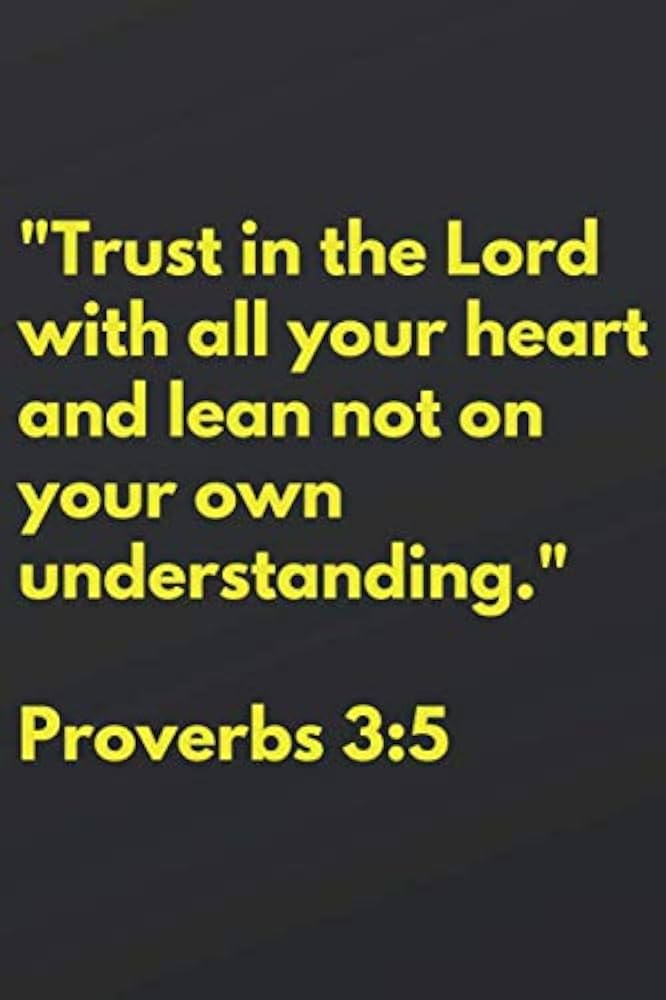
#> input picture sample_image/41Zlh-p6ooL._AC_UF1000,1000_QL80_.jpg, 666 x 1000 px, found by its file name; its folder holds only this picture in this run
$ python main.py
#> lines starting #> are read from the running program, lines starting #| are printed output that depends on the picture; after the words box and inside, x2 and y2 are one past the last pixel; in counts of white or black regions, pixels touching at a corner belong together
import os
import requests
from PIL import Image
import cv2
import pytesseract
import re
from tqdm import tqdm
from urllib.parse import urlparse, unquote


def get_image_name_from_url(url):
    parsed_url = urlparse(url)
    image_name = os.path.basename(parsed_url.path)
    image_name= unquote(image_name)
    if not os.path.splitext(image_name)[1]:
        image_name += '.png'
    return image_name


sample_path = r'/home/nazk33r/Documents/Opencv/Optical_Charcter_Recognition_Using_Pytessseract/sample_image/'
sample_output_path =r'/home/nazk33r/Documents/Opencv/Optical_Charcter_Recognition_Using_Pytessseract/sample_text/'
if not os.path.exists(sample_path):
    os.makedirs(sample_path)

image_url = str(input("Please enter a sample image URL:\n"))
#> the answer given: sample_image/41Zlh-p6ooL._AC_UF1000,1000_QL80_.jpg
image_name = get_image_name_from_url(image_url)
sample_image_path = os.path.join(sample_path, image_name)

if not os.path.exists(sample_image_path):
    try:
        response = requests.get(image_url, stream=True)

        total_size = int(response.headers.get('content-length', 0))
        if response.status_code == 200:
            with open(sample_image_path, 'wb') as f:
                with tqdm(
                    desc='Downloading sample image',
                    total=total_size,
                    unit='B',
                    unit_scale=True,
                    unit_divisor=1024,
                ) as bar:
                    for data in response.iter_content(chunk_size=1024):
                        size = f.write(data)
                        bar.update(size)
            print('Sample image downloaded and saved.')
    except requests.exceptions.RequestException as e:
        print(f'Error occurred while downloading sample image: {e}')
else:
    image = Image.open(sample_image_path)
#> image is the input picture: PIL image 666x1000 RGB; mean R, G, B 63.3, 63.2, 49.7
    image = image.resize((300, 150))  # Correctly resize the image if needed
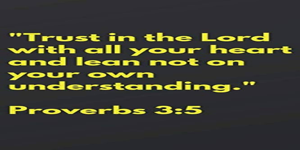
#> image: PIL image 300x150 RGB; mean R, G, B 63.2, 63.2, 49.7
    image.save(sample_image_path)  # Save the resized image

    # Load image in grayscale
    img = cv2.imread(sample_image_path, cv2.IMREAD_GRAYSCALE)
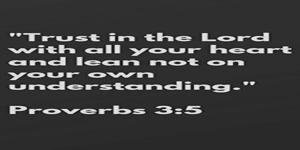
#> img: shape (150, 300); min 0, max 253, mean 61.6

    # Apply Gaussian blur to remove noise
    img = cv2.GaussianBlur(img, (5, 5), 0)
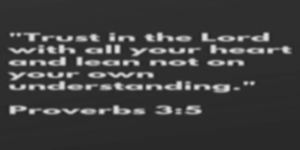
#> img: shape (150, 300); min 35, max 225, mean 61.6

    # Apply thresholding to binarize the image
    _, img = cv2.threshold(img, 0, 255, cv2.THRESH_BINARY + cv2.THRESH_OTSU)
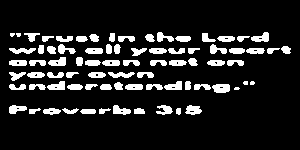
#> img: shape (150, 300); 12.8% white; 78 white regions (5 under 20 px), largest, box (x1, y1, x2, y2) and area: (212, 84, 230, 93) 137, (185, 105, 202, 115) 118, (251, 32, 269, 42) 117

    # Apply OCR to recognize text from the image
#> (the run stopped early here; a loop or call above may not have finished)
